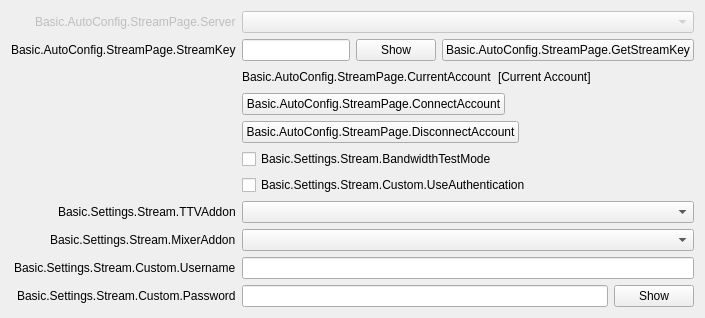
           <widget class="QWidget" name="streamKeyPage">
            <layout class="QFormLayout" name="streamkeyPageLayout">
             <property name="fieldGrowthPolicy">
              <enum>QFormLayout::AllNonFixedFieldsGrow</enum>
             </property>
             <property name="labelAlignment">
              <set>Qt::AlignRight|Qt::AlignTrailing|Qt::AlignVCenter</set>
             </property>
             <item row="0" column="0">
              <widget class="QLabel" name="serverLabel">
               <property name="enabled">
                <bool>false</bool>
               </property>
               <property name="text">
                <string>Basic.AutoConfig.StreamPage.Server</string>
               </property>
              </widget>
             </item>
             <item row="0" column="1">
              <widget class="QStackedWidget" name="serverStackedWidget">
               <property name="sizePolicy">
                <sizepolicy hsizetype="Preferred" vsizetype="Maximum">
                 <horstretch>0</horstretch>
                 <verstretch>0</verstretch>
                </sizepolicy>
               </property>
               <property name="currentIndex">
                <number>0</number>
               </property>
               <widget class="QWidget" name="servicePage">
                <layout class="QHBoxLayout" name="horizontalLayout_21">
                 <property name="leftMargin">
                  <number>0</number>
                 </property>
                 <property name="topMargin">
                  <number>0</number>
                 </property>
                 <property name="rightMargin">
                  <number>0</number>
                 </property>
                 <property name="bottomMargin">
                  <number>0</number>
                 </property>
                 <item>
                  <widget class="QComboBox" name="server">
                   <property name="enabled">
                    <bool>false</bool>
                   </property>
                  </widget>
                 </item>
                </layout>
               </widget>
               <widget class="QWidget" name="customPage">
                <layout class="QHBoxLayout" name="horizontalLayout_22">
                 <property name="leftMargin">
                  <number>0</number>
                 </property>
                 <property name="topMargin">
                  <number>0</number>
                 </property>
                 <property name="rightMargin">
                  <number>0</number>
                 </property>
                 <property name="bottomMargin">
                  <number>0</number>
                 </property>
                 <item>
                  <widget class="QLineEdit" name="customServer">
                   <property name="enabled">
                    <bool>false</bool>
                   </property>
                  </widget>
                 </item>
                </layout>
               </widget>
              </widget>
             </item>
             <item row="1" column="0">
              <widget class="QLabel" name="streamKeyLabel">
               <property name="text">
                <string>Basic.AutoConfig.StreamPage.StreamKey</string>
               </property>
               <property name="openExternalLinks">
                <bool>true</bool>
               </property>
               <property name="buddy">
                <cstring>key</cstring>
               </property>
              </widget>
             </item>
             <item row="1" column="1">
              <widget class="QWidget" name="streamKeyWidget" native="true">
               <layout class="QHBoxLayout" name="horizontalLayout_11">
                <property name="leftMargin">
                 <number>0</number>
                </property>
                <property name="topMargin">
                 <number>0</number>
                </property>
                <property name="rightMargin">
                 <number>0</number>
                </property>
                <property name="bottomMargin">
                 <number>0</number>
                </property>
                <item>
                 <widget class="QLineEdit" name="key">
                  <property name="inputMask">
                   <string notr="true"/>
                  </property>
                  <property name="text">
                   <string notr="true"/>
                  </property>
                  <property name="echoMode">
                   <enum>QLineEdit::Password</enum>
                  </property>
                 </widget>
                </item>
                <item>
                 <widget class="QPushButton" name="show">
                  <property name="text">
                   <string>Show</string>
                  </property>
                 </widget>
                </item>
                <item>
                 <widget class="UrlPushButton" name="getStreamKeyButton">
                  <property name="toolTip">
                   <string/>
                  </property>
                  <property name="toolTipDuration">
                   <number>-4</number>
                  </property>
                  <property name="text">
                   <string>Basic.AutoConfig.StreamPage.GetStreamKey</string>
                  </property>
                 </widget>
                </item>
               </layout>
              </widget>
             </item>
             <item row="2" column="0">
              <spacer name="currentAccountSpacer">
               <property name="orientation">
                <enum>Qt::Horizontal</enum>
               </property>
               <property name="sizeType">
                <enum>QSizePolicy::Fixed</enum>
               </property>
               <property name="sizeHint" stdset="0">
                <size>
                 <width>170</width>
                 <height>19</height>
                </size>
               </property>
              </spacer>
             </item>
             <item row="2" column="1">
              <layout class="QHBoxLayout" name="currentAccountGroup">
               <item>
                <widget class="QLabel" name="currentAccountLabel">
                 <property name="text">
                  <string>Basic.AutoConfig.StreamPage.CurrentAccount</string>
                 </property>
                </widget>
               </item>
               <item>
                <widget class="QLabel" name="currentAccount">
                 <property name="text">
                  <string>[Current Account]</string>
                 </property>
                </widget>
               </item>
               <item>
                <spacer name="horizontalSpacer_28">
                 <property name="orientation">
                  <enum>Qt::Horizontal</enum>
                 </property>
                 <property name="sizeHint" stdset="0">
                  <size>
                   <width>40</width>
                   <height>20</height>
                  </size>
                 </property>
                </spacer>
               </item>
              </layout>
             </item>
             <item row="3" column="0">
              <spacer name="horizontalSpacer_18">
               <property name="orientation">
                <enum>Qt::Horizontal</enum>
               </property>
               <property name="sizeHint" stdset="0">
                <size>
                 <width>170</width>
                 <height>8</height>
                </size>
               </property>
              </spacer>
             </item>
             <item row="3" column="1">
              <layout class="QHBoxLayout" name="horizontalLayout_15">
               <item>
                <widget class="QPushButton" name="connectAccount2">
                 <property name="text">
                  <string>Basic.AutoConfig.StreamPage.ConnectAccount</string>
                 </property>
                </widget>
               </item>
               <item>
                <spacer name="horizontalSpacer_19">
                 <property name="orientation">
                  <enum>Qt::Horizontal</enum>
                 </property>
                 <property name="sizeHint" stdset="0">
                  <size>
                   <width>40</width>
                   <height>20</height>
                  </size>
                 </property>
                </spacer>
               </item>
              </layout>
             </item>
             <item row="4" column="1">
              <layout class="QHBoxLayout" name="horizontalLayout_23">
               <item>
                <widget class="QPushButton" name="disconnectAccount">
                 <property name="text">
                  <string>Basic.AutoConfig.StreamPage.DisconnectAccount</string>
                 </property>
                </widget>
               </item>
               <item>
                <spacer name="horizontalSpacer_24">
                 <property name="orientation">
                  <enum>Qt::Horizontal</enum>
                 </property>
                 <property name="sizeHint" stdset="0">
                  <size>
                   <width>40</width>
                   <height>20</height>
                  </size>
                 </property>
                </spacer>
               </item>
              </layout>
             </item>
             <item row="5" column="1">
              <widget class="QCheckBox" name="bandwidthTestEnable">
               <property name="text">
                <string>Basic.Settings.Stream.BandwidthTestMode</string>
               </property>
              </widget>
             </item>
             <item row="6" column="1">
              <widget class="QCheckBox" name="useAuth">
               <property name="text">
                <string>Basic.Settings.Stream.Custom.UseAuthentication</string>
               </property>
              </widget>
             </item>
             <item row="7" column="0">
              <widget class="QLabel" name="twitchAddonLabel">
               <property name="text">
                <string>Basic.Settings.Stream.TTVAddon</string>
               </property>
               <property name="buddy">
                <cstring>twitchAddonDropdown</cstring>
               </property>
              </widget>
             </item>
             <item row="7" column="1">
              <widget class="QComboBox" name="twitchAddonDropdown"/>
             </item>
             <item row="8" column="0">
              <widget class="QLabel" name="mixerAddonLabel">
               <property name="text">
                <string>Basic.Settings.Stream.MixerAddon</string>
               </property>
               <property name="buddy">
                <cstring>mixerAddonDropdown</cstring>
               </property>
              </widget>
             </item>
             <item row="8" column="1">
              <widget class="QComboBox" name="mixerAddonDropdown"/>
             </item>
             <item row="9" column="0">
              <widget class="QLabel" name="authUsernameLabel">
               <property name="text">
                <string>Basic.Settings.Stream.Custom.Username</string>
               </property>
               <property name="buddy">
                <cstring>authUsername</cstring>
               </property>
              </widget>
             </item>
             <item row="9" column="1">
              <widget class="QLineEdit" name="authUsername"/>
             </item>
             <item row="10" column="0">
              <widget class="QLabel" name="authPwLabel">
               <property name="text">
                <string>Basic.Settings.Stream.Custom.Password</string>
               </property>
               <property name="buddy">
                <cstring>authPw</cstring>
               </property>
              </widget>
             </item>
             <item row="10" column="1">
              <widget class="QWidget" name="authPwWidget" native="true">
               <layout class="QHBoxLayout" name="horizontalLayout_25">
                <property name="leftMargin">
                 <number>0</number>
                </property>
                <property name="topMargin">
                 <number>0</number>
                </property>
                <property name="rightMargin">
                 <number>0</number>
                </property>
                <property name="bottomMargin">
                 <number>0</number>
                </property>
                <item>
                 <widget class="QLineEdit" name="authPw">
                  <property name="echoMode">
                   <enum>QLineEdit::Password</enum>
                  </property>
                 </widget>
                </item>
                <item>
                 <widget class="QPushButton" name="authPwShow">
                  <property name="text">
                   <string>Show</string>
                  </property>
                 </widget>
                </item>
               </layout>
              </widget>
             </item>
            </layout>
           </widget>
